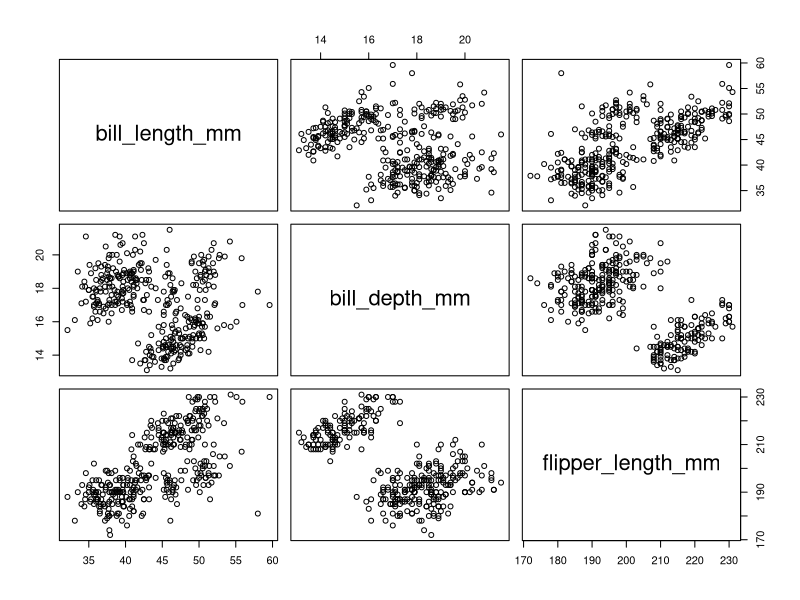
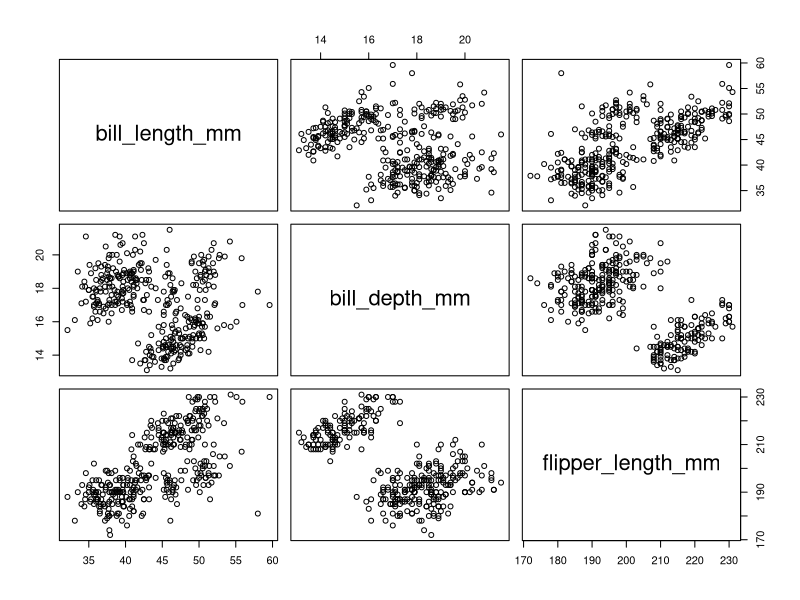
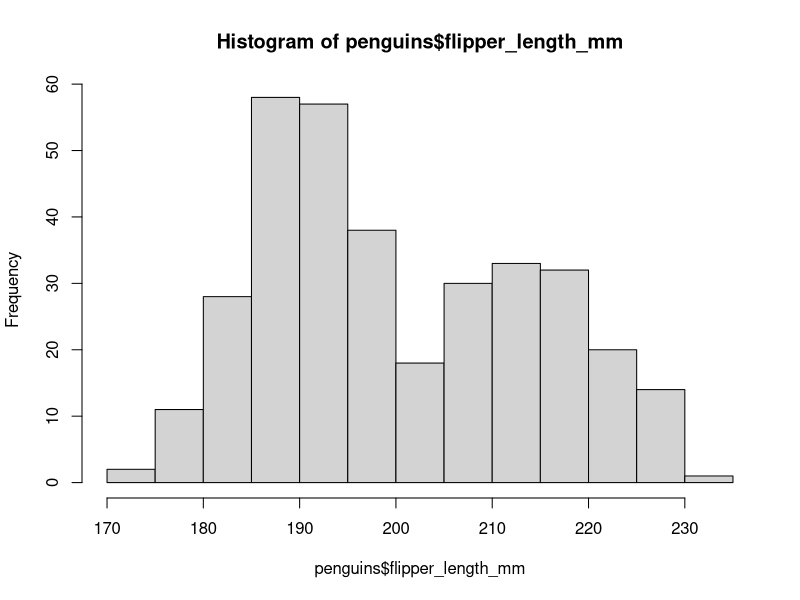
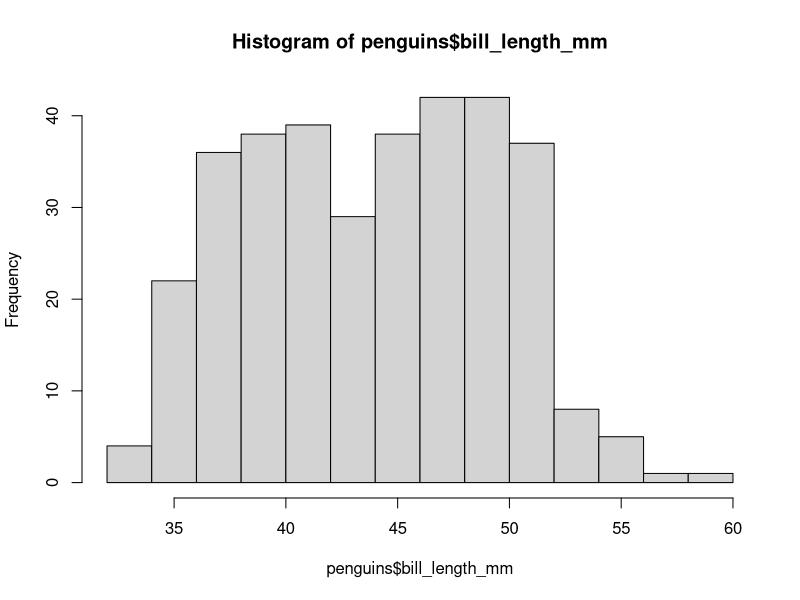

Source code (R) for these figures, in order:
## ---- chunk 1
knitr::opts_chunk$set(echo = TRUE)
## ---- chunk 2

require(palmerpenguins)
head(penguins)

## ---- chunk 3
plot(penguins[, 3:5])
## ---- chunk 4

plot(penguins[, 3:5])

#aspect ratio is greater than one, get a tall plot. Aspect ratio is less than one it will be a wide plot. 
## ---- chunk 5
hist(penguins$flipper_length_mm)
## ---- chunk 6
hist(penguins$bill_length_mm)
